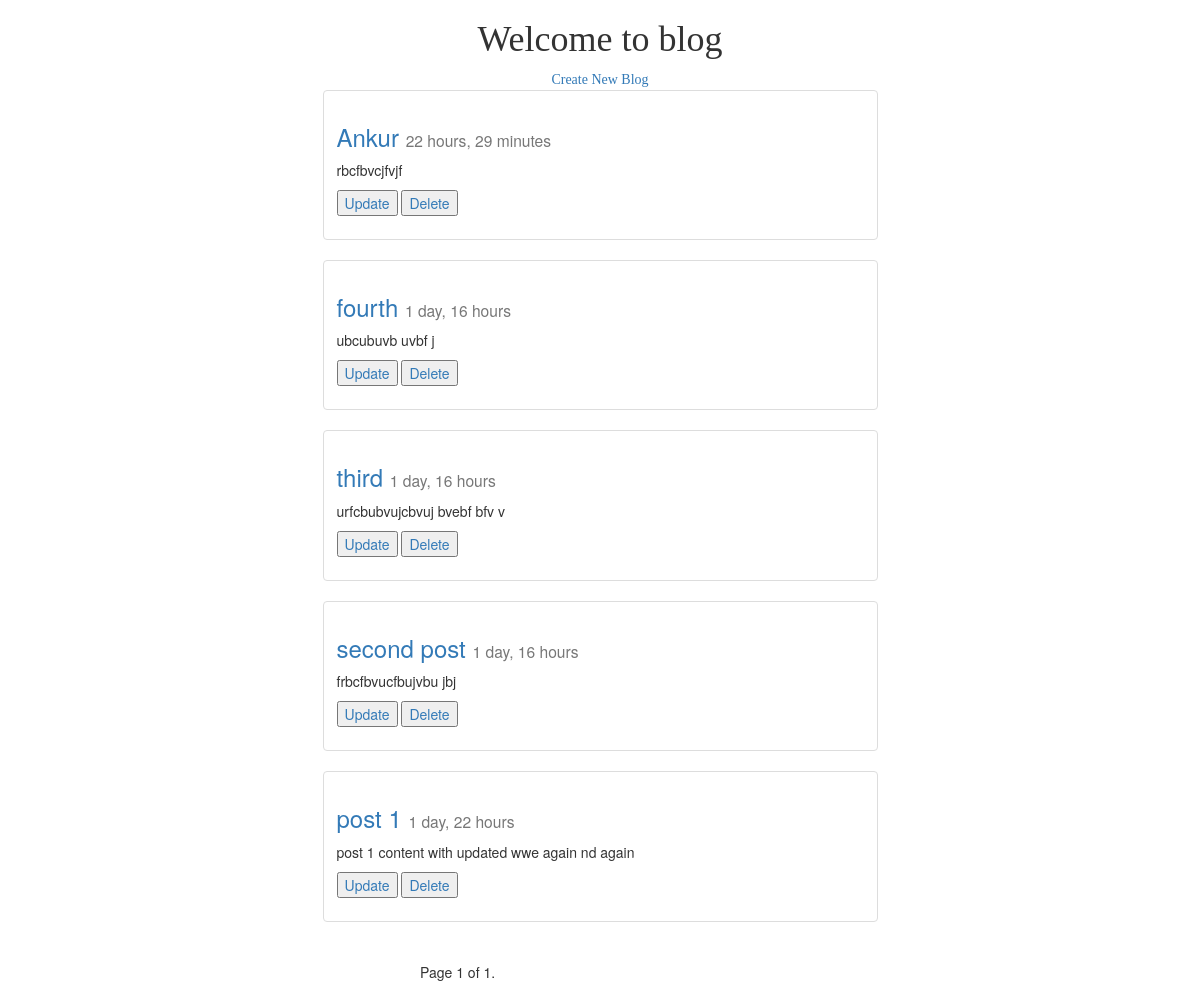
The app's page /posts/, older data.
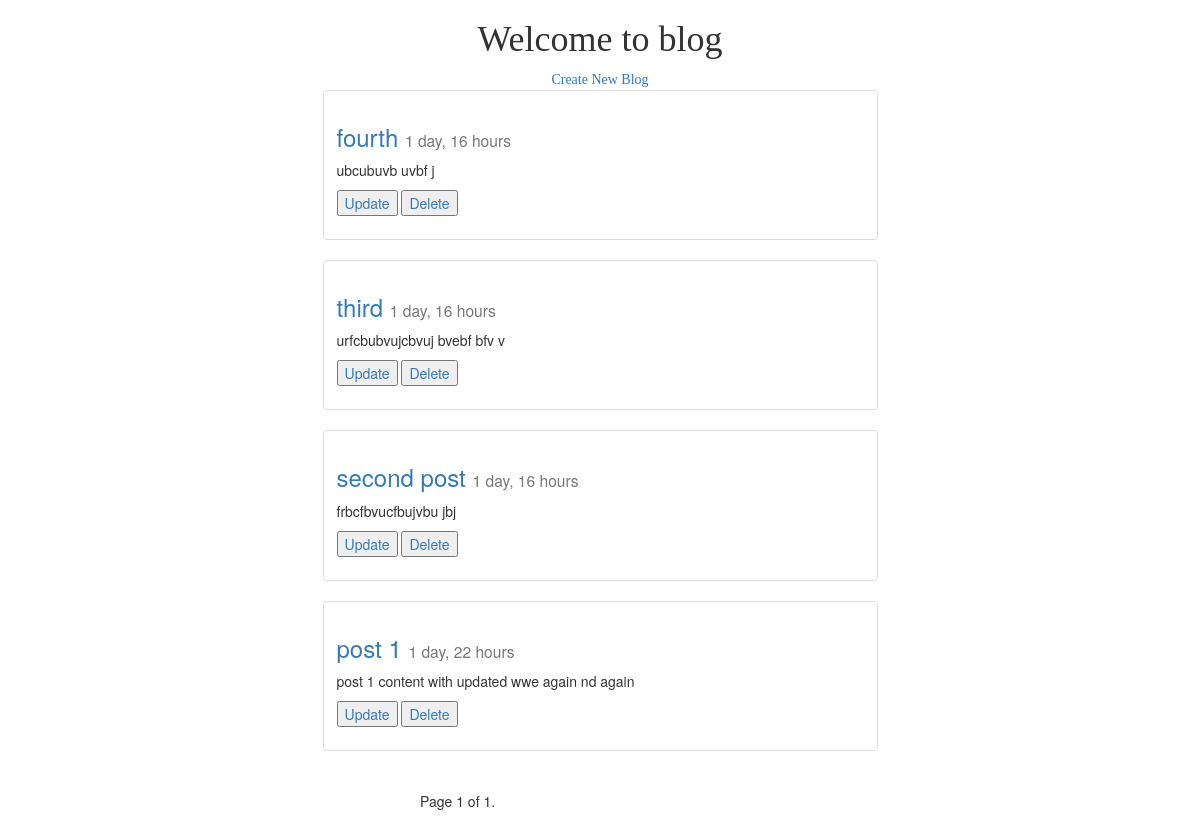
The same page, newer data.
### blog/models.py (models this page shows, shortened)
class post(models.Model):
    title = models.CharField(max_length=150)
    image = models.FileField(null= True, blank= True)
    post_content =  models.TextField()
    updated = models.DateTimeField(auto_now= True, auto_now_add= False)
    timestamp = models.DateTimeField(auto_now= False, auto_now_add= True)
    class Meta:
        ordering =['-timestamp', '-updated']

### blog/views.py (the view)
def post_list(request):
    posts_list = post.objects.all()
    paginator = Paginator(posts_list, 5)  # Show 10 contacts per page
    page = request.GET.get('page')
    try:
        posts = paginator.page(page)
    except PageNotAnInteger:
        posts = paginator.page(1)
    except EmptyPage:
        posts = paginator.page(paginator.num_pages)
    context_data={
        'posts_list': posts
    }
    return render(request, "blog/post_list.html", context_data)

### blog/templates/blog/post_list.html (shortened to what this page needs)
{% extends 'blog/base.html' %}
{% block content %}
    <div class="container">
        <div class="row" style="text-align: center; font-family:Apple Chancery; ">
            <div class="col-md-6 col-md-offset-3">
                <h1>Welcome to blog</h1>
                <a href="{% url 'blog:post_create' %}">
                    Create New Blog
                </a>
            </div>
        </div>
        {% for post in posts_list %}
            <div class="row">
                <div class="col-md-6 col-md-offset-3">
                    <div class="thumbnail">
                        <div class="caption">
                            <h3>
                                <a href="{% url 'blog:post_detail' id=post.id %}">
                                    {{ post.title }}
                                </a>
                                <small>{{ post.timestamp|timesince }}</small>
                            </h3>
                            <p>
                                {{ post.post_content|linebreaks|truncatechars:130 }}
                            </p>
                            <p>
                                <a href="{% url 'blog:post_update' id=post.id %}">
                                    <button>
                                        Update
                                    </button>
                                </a>
                                <a href="{% url 'blog:post_delete' id=post.id %}">
                                    <button>
                                        Delete
                                    </button>
                                </a>
                            </p>
                        </div>
                    </div>
                </div>
            </div>
        {% endfor %}
       <div class="row">
           <div class="col-md-4 col-md-offset-4">
                <div class="pagination">
            <span class="step-links">
                <span class="current">
                    Page {{ posts_list.number }} of {{ posts_list.paginator.num_pages }}.
                </span>
            </span>
        </div>
           </div>
       </div>
    </div>
{% endblock content %}

### blog/templates/blog/base.html (shortened to what this page needs)
<!DOCTYPE html>
<html lang="en">
<head>
    <link rel="stylesheet" href="https://maxcdn.bootstrapcdn.com/bootstrap/3.3.6/css/bootstrap.min.css">
</head>
<body>
{% block content %}
{% endblock content %}
</body>
</html>

Row changes from the older to the newer data that the page shows:
removed post: title "Ankur", timestamp "22 hours, 29 minutes", post_content "rbcfbvcjfvjf"
